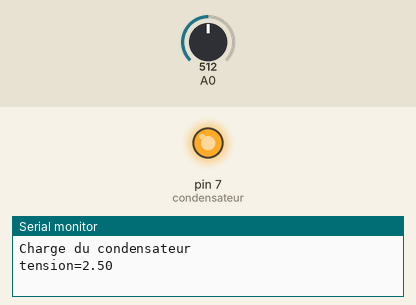
Bench run of a sketch on a simulated Arduino Uno, built with avr-gcc and run on an emulated ATmega328P. On the bench: output pins drawn as LEDs (lit = HIGH), the last lines printed to the serial monitor. The test bench sets the inputs (shaded band); at power-on: A0 = 512.

Above: at 1.0 s.
At 3.0 s:
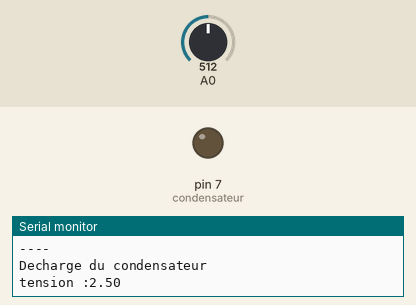
Timing chart, 0 to 5.2 s (numbered marks = the images above):
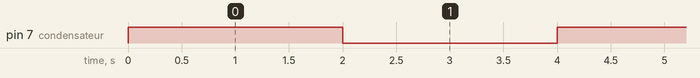

Measured:
- by itself, pin 7 (condensateur): alternates HIGH for 2.0 s and LOW for 2.0 s

The sketch:

Blink.ino
```cpp
int condensateur =7;
float mesure;
float tension;
void setup() {
pinMode(condensateur, OUTPUT) ;
Serial.begin(9600) ;
 }
void loop() {

// Charge condensateur
Serial.println("Charge du condensateur") ;
digitalWrite(condensateur, HIGH) ;
mesure = analogRead(A0) ;
tension = mesure*5.0/1023 ;
Serial.print("tension=") ;
Serial.println(tension) ;
delay(2000);
Serial.println("----") ;
// Décharge
Serial.println("Decharge du condensateur") ;
digitalWrite(condensateur, LOW) ;
mesure = analogRead(A0) ;
tension = mesure*5.0/1023 ;
Serial.print("tension :") ;
Serial.println(tension) ;
delay(2000);
  }
```
